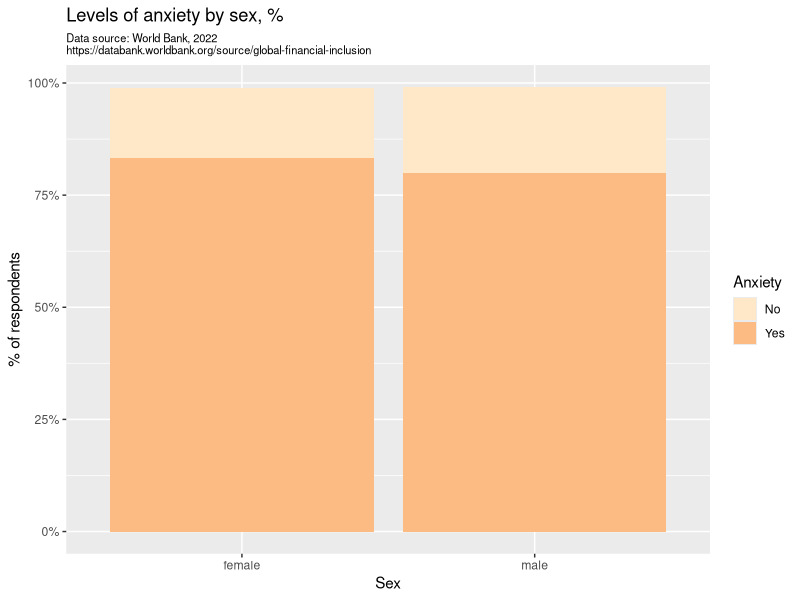
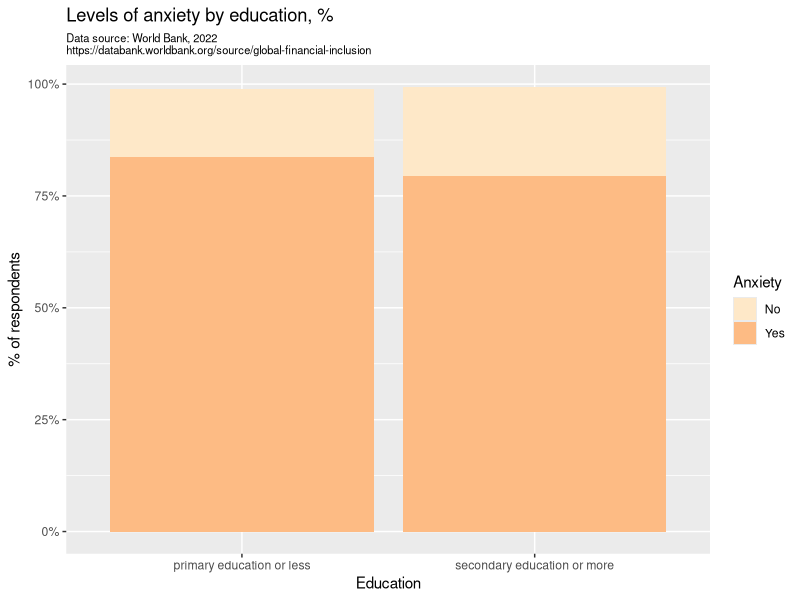
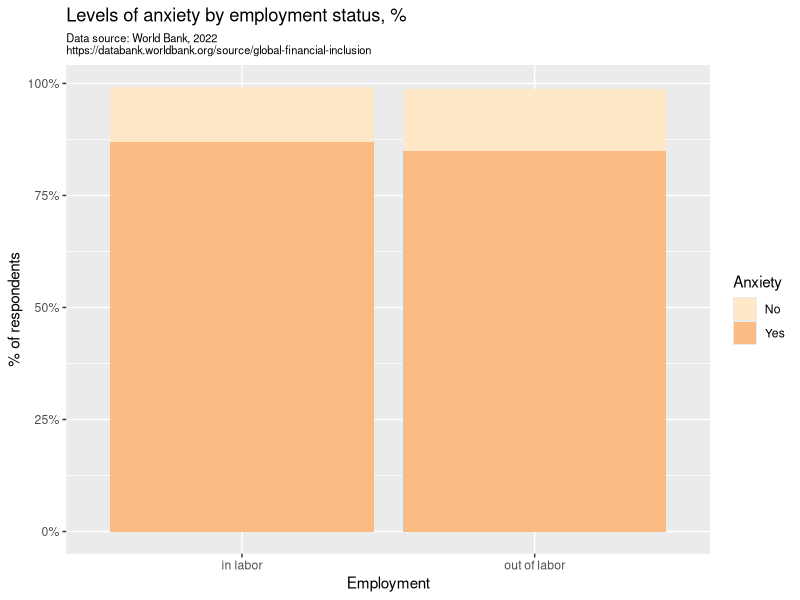

Generate these figures, in order, with R:
# https://databank.worldbank.org/source/global-financial-inclusion
# this is the script for a report on Levels of financial anxiety related to global COVID-19 pandemic by different groups of population in 2021.
# for full information see the report

finincl <- read.csv("finincl.csv", stringsAsFactors = T, na.strings = '..')

library('dplyr')
library('stringr')
library('ggplot2')
library('tidyr')

str(finincl)


# cleaning and preparing
finincl <- finincl %>% 
  filter(if_all(.fns = ~ !is.na(.x))) %>% 
  mutate(Series.Short = factor(str_match(Series.Name, "(?<=: ).*$"))) %>% 
  mutate(Pct = X2021..YR2021.)
droplevels
str(finincl)

head(unique(finincl$Series.Short))

## sex

# helper function to choose variables
make_var_df <- function(dtf, pattern, col_name, levels){
  new_dft <- dtf %>% 
    filter(Series.Short <- str_detect(Series.Short, pattern)) %>% 
    droplevels
  new_dft$Anxiety <- factor(str_extract(new_dft$Series.Short, "^([a-z]+) w", 
                                        group = 1), 
                            levels = c("not", "somewhat", "very"))
  levels(new_dft$Anxiety) <- c("No", "Yes", "Yes")
  new_dft[[col_name]] <- factor(str_extract(new_dft$Series.Short, 
                                            paste0(c("(", pattern, ")"),
                                                   collapse = ''),
                                            group = 1))
  new_dft[c("Country.Name", "Pct", "Anxiety", col_name)]
  new_dft %>% 
    filter(Country.Name == "World") %>% 
    group_by(across(c(all_of(col_name), "Anxiety"))) %>% 
    summarize(Pct = sum(Pct)) %>% 
    ungroup()
}
finincl_sex <- make_var_df(finincl, "male|female", "Sex")
str(finincl_sex)


#chart
ggplot(finincl_sex, aes(x = Sex, y = Pct, fill = Anxiety)) +
  geom_col() +
  ggtitle(label = "Levels of anxiety by sex, %",
          subtitle = "Data source: World Bank, 2022\nhttps://databank.worldbank.org/source/global-financial-inclusion") +
  theme(plot.subtitle = element_text(size = 8)) +
  scale_fill_brewer(palette = "OrRd") +
  scale_y_continuous("% of respondents",
                     breaks = seq(0, 100, 25),
                     labels = paste0(seq(0, 100, 25), rep("%", 5)))

# test
sex_abs <- finincl_sex %>% 
  select(Anxiety, Sex, Pct) %>% 
  mutate(Pct = Pct * 128000 / 2) %>% 
  pivot_wider(names_from = Anxiety, values_from = Pct) %>% 
  select(2:3)
sex_abs <- as.data.frame(sex_abs)
rownames(sex_abs) <- c('Female', 'Male')
chisq.test(sex_abs)

## education
finincl_edu <- make_var_df(finincl, 
                           "primary education or less|secondary education or more", 
                           "Education")
str(finincl_edu)

#chart
ggplot(finincl_edu, aes(x = Education, y = Pct, fill = Anxiety)) +
  geom_col() +
  ggtitle(label = "Levels of anxiety by education, %",
          subtitle = "Data source: World Bank, 2022\nhttps://databank.worldbank.org/source/global-financial-inclusion") +
  theme(plot.subtitle = element_text(size = 8)) +
  scale_fill_brewer(palette = "OrRd") +
  scale_y_continuous("% of respondents",
                     breaks = seq(0, 100, 25),
                     labels = paste0(seq(0, 100, 25), rep("%", 5)))

# test
edu_abs <- finincl_edu %>% 
  select(Anxiety, Education, Pct) %>% 
  mutate(Pct = Pct * 128000 / 2) %>% 
  pivot_wider(names_from = Anxiety, values_from = Pct) %>% 
  select(2:3)
edu_abs <- as.data.frame(edu_abs)
rownames(edu_abs) <- c('Primary', 'Secondary')
chisq.test(edu_abs)

## employment
finincl_emp <- make_var_df(finincl, 
                           "in labor|out of labor", 
                           "Employment")
str(finincl_emp)

# chart
ggplot(finincl_emp, aes(x = Employment, y = Pct, fill = Anxiety)) +
  geom_col() +
  ggtitle(label = "Levels of anxiety by employment status, %",
          subtitle = "Data source: World Bank, 2022\nhttps://databank.worldbank.org/source/global-financial-inclusion") +
  theme(plot.subtitle = element_text(size = 8)) +
  scale_fill_brewer(palette = "OrRd") +
  scale_y_continuous("% of respondents",
                     breaks = seq(0, 100, 25),
                     labels = paste0(seq(0, 100, 25), rep("%", 5)))

# test
emp_abs <- finincl_emp %>% 
  select(Anxiety, Employment, Pct) %>% 
  mutate(Pct = Pct * 128000 / 2) %>% 
  pivot_wider(names_from = Anxiety, values_from = Pct) %>% 
  select(2:3)
emp_abs <- as.data.frame(emp_abs)
rownames(emp_abs) <- c('In labor', 'Out of labor')
chisq.test(emp_abs)

